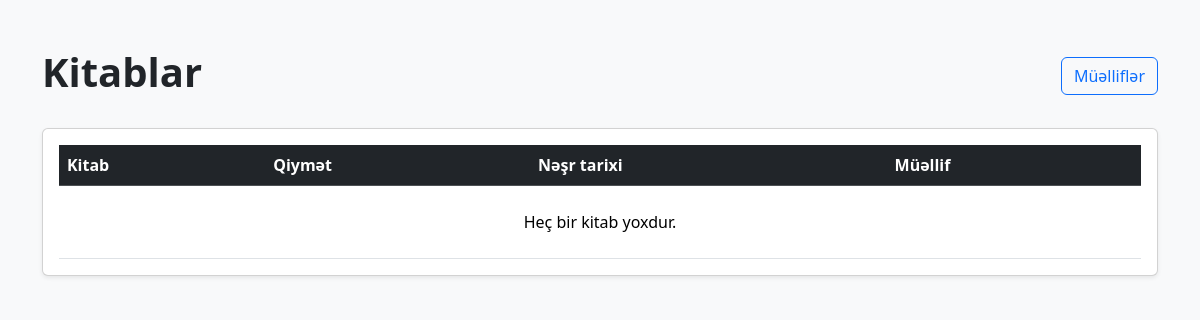
The page /books/ on the database as committed earlier.
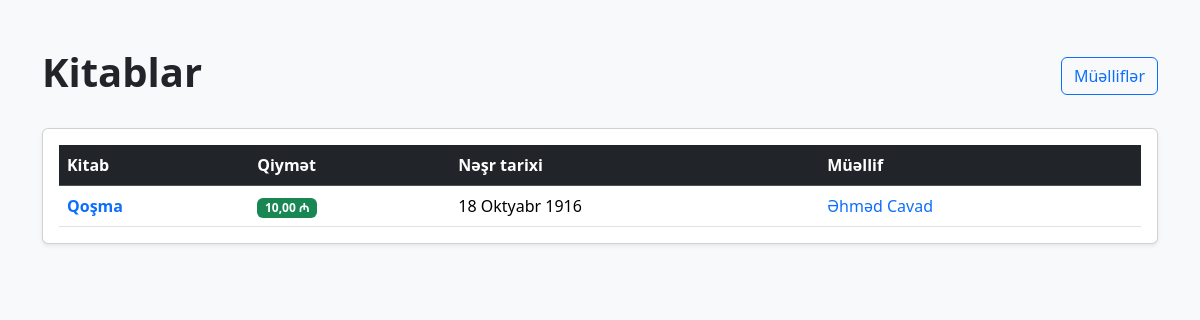
The same page on the database as committed later.
### main/models.py (models this page shows, shortened)
class Book(models.Model):
    title = models.CharField(max_length=200)
    description = models.TextField()
    published_date = models.DateField()
    price = models.DecimalField(max_digits=10, decimal_places=2)
    author = models.ForeignKey(
        Author,
        on_delete=models.CASCADE,
        related_name="books"
    )

class Author(models.Model):
    name = models.CharField(max_length=100)
    surname = models.CharField(max_length=100)
    birth_date = models.DateField()
    bio = models.TextField()

### main/views.py (the view)
# urls.py: path("books/", views.books, name="books"),
def books(request):
    books = Book.objects.all()
    context = {
        "books": books
    }
    return render(request, "books.html", context)

### templates/books.html (shortened to what this page needs)
<!DOCTYPE html>
<html lang="az">
<head>
    <link href="https://cdn.jsdelivr.net/npm/bootstrap@5.3.3/dist/css/bootstrap.min.css"
          rel="stylesheet">
</head>
<body class="bg-light">
<div class="container py-5">
    <div class="d-flex justify-content-between align-items-center mb-4">
        <h1 class="fw-bold">Kitablar</h1>
        <a href="{% url 'authors' %}" class="btn btn-outline-primary">
            Müəlliflər
        </a>
    </div>
    <div class="card shadow-sm">
        <div class="card-body">
            <div class="table-responsive">
                <table class="table table-hover align-middle mb-0">
                    <thead class="table-dark">
                    <tr>
                        <th>Kitab</th>
                        <th>Qiymət</th>
                        <th>Nəşr tarixi</th>
                        <th>Müəllif</th>
                    </tr>
                    </thead>
                    <tbody>
                    {% for book in books %}
                    <tr>
                        <td>
                            <a href="{% url 'book_detail' book.id %}"
                               class="fw-semibold text-decoration-none">
                                {{ book.title }}
                            </a>
                        </td>
                        <td>
                            <span class="badge text-bg-success">
                                {{ book.price }} ₼
                            </span>
                        </td>
                        <td>
                            {{ book.published_date }}
                        </td>
                        <td>
                            <a href="{% url 'author_detail' book.author.id %}"
                               class="text-decoration-none">
                                {{ book.author.name }}
                                {{ book.author.surname }}
                            </a>
                        </td>
                    </tr>
                    {% empty %}
                    <tr>
                        <td colspan="4" class="text-center py-4">
                            Heç bir kitab yoxdur.
                        </td>
                    </tr>
                    {% endfor %}
                    </tbody>
                </table>
            </div>
        </div>
    </div>
</div>
</body>
</html>

Rows that differ between the two databases and show on the page:
added Book: title "Qoşma", price "10,00", published_date "18 Oktyabr 1916", author.name "Əhməd", author.surname "Cavad"
Other text that changed with them:
text no longer shown: "Heç bir kitab yoxdur."
